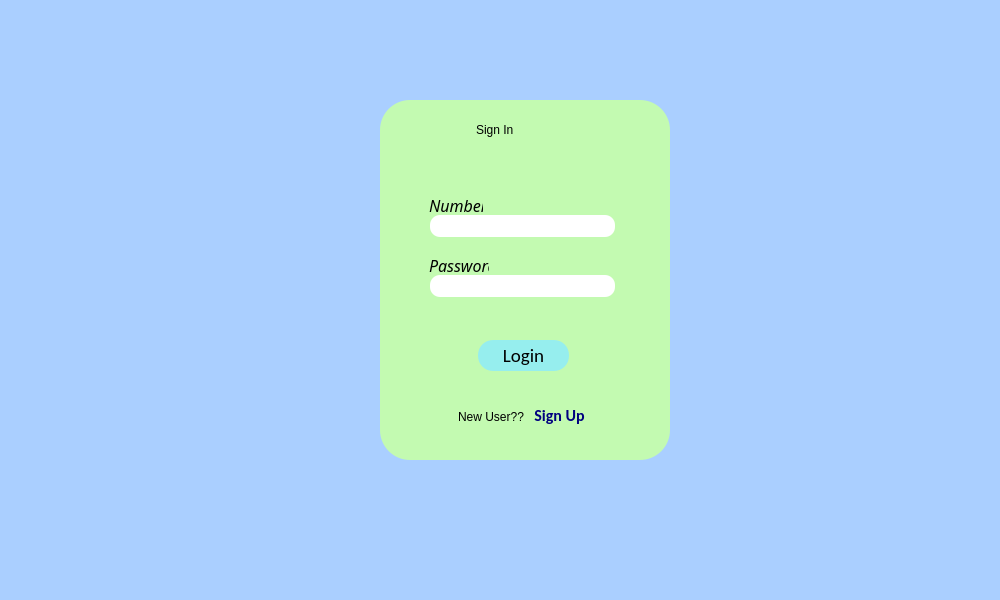
<?xml version="1.0" encoding="UTF-8"?>
<ui version="4.0">
 <class>Dialog</class>
 <widget class="QDialog" name="Dialog">
  <property name="geometry">
   <rect>
    <x>0</x>
    <y>0</y>
    <width>1000</width>
    <height>600</height>
   </rect>
  </property>
  <property name="minimumSize">
   <size>
    <width>1000</width>
    <height>600</height>
   </size>
  </property>
  <property name="windowTitle">
   <string>TrustedTest</string>
  </property>
  <property name="windowIcon">
   <iconset>
    <normaloff>App.png</normaloff>App.png</iconset>
  </property>
  <property name="modal">
   <bool>true</bool>
  </property>
  <widget class="QWidget" name="widget" native="true">
   <property name="geometry">
    <rect>
     <x>0</x>
     <y>0</y>
     <width>1001</width>
     <height>601</height>
    </rect>
   </property>
   <property name="autoFillBackground">
    <bool>false</bool>
   </property>
   <property name="styleSheet">
    <string notr="true">QWidget#widget{
	background-color: rgb(170, 207, 255);
}</string>
   </property>
   <widget class="QLabel" name="label_6">
    <property name="geometry">
     <rect>
      <x>-1</x>
      <y>-1</y>
      <width>1001</width>
      <height>601</height>
     </rect>
    </property>
    <property name="text">
     <string/>
    </property>
    <property name="pixmap">
     <pixmap>Back_2.jpg</pixmap>
    </property>
    <property name="scaledContents">
     <bool>true</bool>
    </property>
   </widget>
   <widget class="QFrame" name="frame">
    <property name="geometry">
     <rect>
      <x>380</x>
      <y>100</y>
      <width>290</width>
      <height>360</height>
     </rect>
    </property>
    <property name="styleSheet">
     <string notr="true">QFrame#frame{
	background-color: rgb(195, 250, 177);
    border-radius:30px
}</string>
    </property>
    <property name="frameShape">
     <enum>QFrame::StyledPanel</enum>
    </property>
    <property name="frameShadow">
     <enum>QFrame::Raised</enum>
    </property>
    <widget class="QLabel" name="label_5">
     <property name="geometry">
      <rect>
       <x>96</x>
       <y>10</y>
       <width>101</width>
       <height>40</height>
      </rect>
     </property>
     <property name="styleSheet">
      <string notr="true">font: 20pt &quot;MS Reference Sans Serif&quot;;</string>
     </property>
     <property name="text">
      <string>Sign In</string>
     </property>
    </widget>
    <widget class="QPushButton" name="but_signup">
     <property name="geometry">
      <rect>
       <x>149</x>
       <y>302</y>
       <width>61</width>
       <height>26</height>
      </rect>
     </property>
     <property name="font">
      <font>
       <family>Calibri</family>
       <pointsize>12</pointsize>
       <weight>75</weight>
       <italic>false</italic>
       <bold>true</bold>
      </font>
     </property>
     <property name="cursor">
      <cursorShape>PointingHandCursor</cursorShape>
     </property>
     <property name="toolTip">
      <string>Register yourself</string>
     </property>
     <property name="autoFillBackground">
      <bool>false</bool>
     </property>
     <property name="styleSheet">
      <string notr="true">QPushButton{
font: bold 12pt &quot;Calibri&quot;;
border-radius:10px;
color:rgb(0, 0, 127)
}
QPushButton:hover{
font: bold 12pt &quot;Calibri&quot;;
border-radius:10px;
color:rgb(0, 0, 255)
}</string>
     </property>
     <property name="text">
      <string>Sign Up</string>
     </property>
     <property name="flat">
      <bool>true</bool>
     </property>
    </widget>
    <widget class="QLineEdit" name="lab_pass">
     <property name="geometry">
      <rect>
       <x>50</x>
       <y>175</y>
       <width>185</width>
       <height>22</height>
      </rect>
     </property>
     <property name="toolTip">
      <string>Your Password</string>
     </property>
     <property name="styleSheet">
      <string notr="true">QLineEdit{
	border-radius:10px;
    background-color: rgb(255, 255, 255);
}
QLineEdit:focus{
	border-radius:10px;
	background-color: rgb(210, 237, 238);
}</string>
     </property>
     <property name="inputMethodHints">
      <set>Qt::ImhHiddenText|Qt::ImhNoAutoUppercase|Qt::ImhNoPredictiveText|Qt::ImhSensitiveData</set>
     </property>
     <property name="maxLength">
      <number>20</number>
     </property>
     <property name="echoMode">
      <enum>QLineEdit::Password</enum>
     </property>
     <property name="cursorMoveStyle">
      <enum>Qt::LogicalMoveStyle</enum>
     </property>
     <property name="clearButtonEnabled">
      <bool>false</bool>
     </property>
    </widget>
    <widget class="QLabel" name="label_3">
     <property name="geometry">
      <rect>
       <x>78</x>
       <y>306</y>
       <width>70</width>
       <height>21</height>
      </rect>
     </property>
     <property name="styleSheet">
      <string notr="true">font: 10pt &quot;Calibri&quot;;</string>
     </property>
     <property name="text">
      <string>New User??</string>
     </property>
    </widget>
    <widget class="QLabel" name="label_2">
     <property name="geometry">
      <rect>
       <x>49</x>
       <y>155</y>
       <width>60</width>
       <height>20</height>
      </rect>
     </property>
     <property name="font">
      <font>
       <family>Calisto MT</family>
       <pointsize>12</pointsize>
       <weight>50</weight>
       <italic>true</italic>
       <bold>false</bold>
      </font>
     </property>
     <property name="styleSheet">
      <string notr="true">font: italic 12pt &quot;Calisto MT&quot;;</string>
     </property>
     <property name="text">
      <string>Password</string>
     </property>
    </widget>
    <widget class="QLabel" name="label">
     <property name="geometry">
      <rect>
       <x>49</x>
       <y>95</y>
       <width>54</width>
       <height>20</height>
      </rect>
     </property>
     <property name="font">
      <font>
       <family>Calisto MT</family>
       <pointsize>12</pointsize>
       <weight>50</weight>
       <italic>true</italic>
       <bold>false</bold>
      </font>
     </property>
     <property name="styleSheet">
      <string notr="true">font: italic 12pt &quot;Calisto MT&quot;;</string>
     </property>
     <property name="text">
      <string>Number</string>
     </property>
    </widget>
    <widget class="QPushButton" name="but_login">
     <property name="geometry">
      <rect>
       <x>98</x>
       <y>240</y>
       <width>91</width>
       <height>31</height>
      </rect>
     </property>
     <property name="palette">
      <palette>
       <active>
        <colorrole role="WindowText">
         <brush brushstyle="SolidPattern">
          <color alpha="255">
           <red>0</red>
           <green>0</green>
           <blue>0</blue>
          </color>
         </brush>
        </colorrole>
        <colorrole role="Button">
         <brush brushstyle="SolidPattern">
          <color alpha="255">
           <red>150</red>
           <green>238</green>
           <blue>238</blue>
          </color>
         </brush>
        </colorrole>
        <colorrole role="Light">
         <brush brushstyle="SolidPattern">
          <color alpha="255">
           <red>255</red>
           <green>255</green>
           <blue>255</blue>
          </color>
         </brush>
        </colorrole>
        <colorrole role="Midlight">
         <brush brushstyle="SolidPattern">
          <color alpha="255">
           <red>255</red>
           <green>255</green>
           <blue>255</blue>
          </color>
         </brush>
        </colorrole>
        <colorrole role="Dark">
         <brush brushstyle="SolidPattern">
          <color alpha="255">
           <red>127</red>
           <green>127</green>
           <blue>127</blue>
          </color>
         </brush>
        </colorrole>
        <colorrole role="Mid">
         <brush brushstyle="SolidPattern">
          <color alpha="255">
           <red>170</red>
           <green>170</green>
           <blue>170</blue>
          </color>
         </brush>
        </colorrole>
        <colorrole role="Text">
         <brush brushstyle="SolidPattern">
          <color alpha="255">
           <red>0</red>
           <green>0</green>
           <blue>0</blue>
          </color>
         </brush>
        </colorrole>
        <colorrole role="BrightText">
         <brush brushstyle="SolidPattern">
          <color alpha="255">
           <red>255</red>
           <green>255</green>
           <blue>255</blue>
          </color>
         </brush>
        </colorrole>
        <colorrole role="ButtonText">
         <brush brushstyle="SolidPattern">
          <color alpha="255">
           <red>0</red>
           <green>0</green>
           <blue>0</blue>
          </color>
         </brush>
        </colorrole>
        <colorrole role="Base">
         <brush brushstyle="SolidPattern">
          <color alpha="255">
           <red>150</red>
           <green>238</green>
           <blue>238</blue>
          </color>
         </brush>
        </colorrole>
        <colorrole role="Window">
         <brush brushstyle="SolidPattern">
          <color alpha="255">
           <red>150</red>
           <green>238</green>
           <blue>238</blue>
          </color>
         </brush>
        </colorrole>
        <colorrole role="Shadow">
         <brush brushstyle="SolidPattern">
          <color alpha="255">
           <red>0</red>
           <green>0</green>
           <blue>0</blue>
          </color>
         </brush>
        </colorrole>
        <colorrole role="AlternateBase">
         <brush brushstyle="SolidPattern">
          <color alpha="255">
           <red>255</red>
           <green>255</green>
           <blue>255</blue>
          </color>
         </brush>
        </colorrole>
        <colorrole role="ToolTipBase">
         <brush brushstyle="SolidPattern">
          <color alpha="255">
           <red>255</red>
           <green>255</green>
           <blue>220</blue>
          </color>
         </brush>
        </colorrole>
        <colorrole role="ToolTipText">
         <brush brushstyle="SolidPattern">
          <color alpha="255">
           <red>0</red>
           <green>0</green>
           <blue>0</blue>
          </color>
         </brush>
        </colorrole>
        <colorrole role="PlaceholderText">
         <brush brushstyle="SolidPattern">
          <color alpha="128">
           <red>0</red>
           <green>0</green>
           <blue>0</blue>
          </color>
         </brush>
        </colorrole>
       </active>
       <inactive>
        <colorrole role="WindowText">
         <brush brushstyle="SolidPattern">
          <color alpha="255">
           <red>0</red>
           <green>0</green>
           <blue>0</blue>
          </color>
         </brush>
        </colorrole>
        <colorrole role="Button">
         <brush brushstyle="SolidPattern">
          <color alpha="255">
           <red>150</red>
           <green>238</green>
           <blue>238</blue>
          </color>
         </brush>
        </colorrole>
        <colorrole role="Light">
         <brush brushstyle="SolidPattern">
          <color alpha="255">
           <red>255</red>
           <green>255</green>
           <blue>255</blue>
          </color>
         </brush>
        </colorrole>
        <colorrole role="Midlight">
         <brush brushstyle="SolidPattern">
          <color alpha="255">
           <red>255</red>
           <green>255</green>
           <blue>255</blue>
          </color>
         </brush>
        </colorrole>
        <colorrole role="Dark">
         <brush brushstyle="SolidPattern">
          <color alpha="255">
           <red>127</red>
           <green>127</green>
           <blue>127</blue>
          </color>
         </brush>
        </colorrole>
        <colorrole role="Mid">
         <brush brushstyle="SolidPattern">
          <color alpha="255">
           <red>170</red>
           <green>170</green>
           <blue>170</blue>
          </color>
         </brush>
        </colorrole>
        <colorrole role="Text">
         <brush brushstyle="SolidPattern">
          <color alpha="255">
           <red>0</red>
           <green>0</green>
           <blue>0</blue>
          </color>
         </brush>
        </colorrole>
        <colorrole role="BrightText">
         <brush brushstyle="SolidPattern">
          <color alpha="255">
           <red>255</red>
           <green>255</green>
           <blue>255</blue>
          </color>
         </brush>
        </colorrole>
        <colorrole role="ButtonText">
         <brush brushstyle="SolidPattern">
          <color alpha="255">
           <red>0</red>
           <green>0</green>
           <blue>0</blue>
          </color>
         </brush>
        </colorrole>
        <colorrole role="Base">
         <brush brushstyle="SolidPattern">
          <color alpha="255">
           <red>150</red>
           <green>238</green>
           <blue>238</blue>
          </color>
         </brush>
        </colorrole>
        <colorrole role="Window">
         <brush brushstyle="SolidPattern">
          <color alpha="255">
           <red>150</red>
           <green>238</green>
           <blue>238</blue>
          </color>
         </brush>
        </colorrole>
        <colorrole role="Shadow">
         <brush brushstyle="SolidPattern">
          <color alpha="255">
           <red>0</red>
           <green>0</green>
           <blue>0</blue>
          </color>
         </brush>
        </colorrole>
        <colorrole role="AlternateBase">
         <brush brushstyle="SolidPattern">
          <color alpha="255">
           <red>255</red>
           <green>255</green>
           <blue>255</blue>
          </color>
         </brush>
        </colorrole>
        <colorrole role="ToolTipBase">
         <brush brushstyle="SolidPattern">
          <color alpha="255">
           <red>255</red>
           <green>255</green>
           <blue>220</blue>
          </color>
         </brush>
        </colorrole>
        <colorrole role="ToolTipText">
         <brush brushstyle="SolidPattern">
          <color alpha="255">
           <red>0</red>
           <green>0</green>
           <blue>0</blue>
          </color>
         </brush>
        </colorrole>
        <colorrole role="PlaceholderText">
         <brush brushstyle="SolidPattern">
          <color alpha="128">
           <red>0</red>
           <green>0</green>
           <blue>0</blue>
          </color>
         </brush>
        </colorrole>
       </inactive>
       <disabled>
        <colorrole role="WindowText">
         <brush brushstyle="SolidPattern">
          <color alpha="255">
           <red>0</red>
           <green>0</green>
           <blue>0</blue>
          </color>
         </brush>
        </colorrole>
        <colorrole role="Button">
         <brush brushstyle="SolidPattern">
          <color alpha="255">
           <red>150</red>
           <green>238</green>
           <blue>238</blue>
          </color>
         </brush>
        </colorrole>
        <colorrole role="Light">
         <brush brushstyle="SolidPattern">
          <color alpha="255">
           <red>255</red>
           <green>255</green>
           <blue>255</blue>
          </color>
         </brush>
        </colorrole>
        <colorrole role="Midlight">
         <brush brushstyle="SolidPattern">
          <color alpha="255">
           <red>255</red>
           <green>255</green>
           <blue>255</blue>
          </color>
         </brush>
        </colorrole>
        <colorrole role="Dark">
         <brush brushstyle="SolidPattern">
          <color alpha="255">
           <red>127</red>
           <green>127</green>
           <blue>127</blue>
          </color>
         </brush>
        </colorrole>
        <colorrole role="Mid">
         <brush brushstyle="SolidPattern">
          <color alpha="255">
           <red>170</red>
           <green>170</green>
           <blue>170</blue>
          </color>
         </brush>
        </colorrole>
        <colorrole role="Text">
         <brush brushstyle="SolidPattern">
          <color alpha="255">
           <red>0</red>
           <green>0</green>
           <blue>0</blue>
          </color>
         </brush>
        </colorrole>
        <colorrole role="BrightText">
         <brush brushstyle="SolidPattern">
          <color alpha="255">
           <red>255</red>
           <green>255</green>
           <blue>255</blue>
          </color>
         </brush>
        </colorrole>
        <colorrole role="ButtonText">
         <brush brushstyle="SolidPattern">
          <color alpha="255">
           <red>0</red>
           <green>0</green>
           <blue>0</blue>
          </color>
         </brush>
        </colorrole>
        <colorrole role="Base">
         <brush brushstyle="SolidPattern">
          <color alpha="255">
           <red>150</red>
           <green>238</green>
           <blue>238</blue>
          </color>
         </brush>
        </colorrole>
        <colorrole role="Window">
         <brush brushstyle="SolidPattern">
          <color alpha="255">
           <red>150</red>
           <green>238</green>
           <blue>238</blue>
          </color>
         </brush>
        </colorrole>
        <colorrole role="Shadow">
         <brush brushstyle="SolidPattern">
          <color alpha="255">
           <red>0</red>
           <green>0</green>
           <blue>0</blue>
          </color>
         </brush>
        </colorrole>
        <colorrole role="AlternateBase">
         <brush brushstyle="SolidPattern">
          <color alpha="255">
           <red>255</red>
           <green>255</green>
           <blue>255</blue>
          </color>
         </brush>
        </colorrole>
        <colorrole role="ToolTipBase">
         <brush brushstyle="SolidPattern">
          <color alpha="255">
           <red>255</red>
           <green>255</green>
           <blue>220</blue>
          </color>
         </brush>
        </colorrole>
        <colorrole role="ToolTipText">
         <brush brushstyle="SolidPattern">
          <color alpha="255">
           <red>0</red>
           <green>0</green>
           <blue>0</blue>
          </color>
         </brush>
        </colorrole>
        <colorrole role="PlaceholderText">
         <brush brushstyle="SolidPattern">
          <color alpha="128">
           <red>0</red>
           <green>0</green>
           <blue>0</blue>
          </color>
         </brush>
        </colorrole>
       </disabled>
      </palette>
     </property>
     <property name="font">
      <font>
       <family>Calibri</family>
       <pointsize>14</pointsize>
       <weight>50</weight>
       <italic>false</italic>
       <bold>false</bold>
      </font>
     </property>
     <property name="cursor">
      <cursorShape>PointingHandCursor</cursorShape>
     </property>
     <property name="toolTip">
      <string notr="true">Signs you In</string>
     </property>
     <property name="autoFillBackground">
      <bool>false</bool>
     </property>
     <property name="styleSheet">
      <string notr="true">QPushButton{
	font: 14pt &quot;Calibri&quot;;
	border-radius:15px;
	color: rgb(0, 0, 0);
	background-color: rgb(150, 238, 238);
}
QPushButton:hover{
	font: 14pt &quot;Calibri&quot;;
	border-radius:15px;
	color: rgb(0, 0, 127);
	background-color: rgb(189, 238, 238);
}
</string>
     </property>
     <property name="text">
      <string>Login</string>
     </property>
     <property name="autoDefault">
      <bool>false</bool>
     </property>
     <property name="default">
      <bool>false</bool>
     </property>
     <property name="flat">
      <bool>true</bool>
     </property>
    </widget>
    <widget class="QLineEdit" name="lab_num">
     <property name="geometry">
      <rect>
       <x>50</x>
       <y>115</y>
       <width>185</width>
       <height>22</height>
      </rect>
     </property>
     <property name="toolTip">
      <string>Number you Registered with</string>
     </property>
     <property name="autoFillBackground">
      <bool>false</bool>
     </property>
     <property name="styleSheet">
      <string notr="true">QLineEdit{
	border-radius:10px;
    background-color: rgb(255, 255, 255);
}
QLineEdit:focus{
	border-radius:10px;
	background-color: rgb(210, 237, 238);
}</string>
     </property>
     <property name="inputMethodHints">
      <set>Qt::ImhDigitsOnly|Qt::ImhFormattedNumbersOnly|Qt::ImhNoTextHandles|Qt::ImhPreferNumbers</set>
     </property>
     <property name="maxLength">
      <number>10</number>
     </property>
     <property name="frame">
      <bool>false</bool>
     </property>
    </widget>
    <widget class="QLabel" name="lab_error">
     <property name="geometry">
      <rect>
       <x>7</x>
       <y>210</y>
       <width>266</width>
       <height>21</height>
      </rect>
     </property>
     <property name="layoutDirection">
      <enum>Qt::LeftToRight</enum>
     </property>
     <property name="styleSheet">
      <string notr="true">font: 10pt &quot;Calibri&quot;;
font: 8pt &quot;MS Shell Dlg 2&quot;;
text-decoration: underline;
color: rgb(255, 0, 0);</string>
     </property>
     <property name="text">
      <string/>
     </property>
     <property name="alignment">
      <set>Qt::AlignCenter</set>
     </property>
    </widget>
   </widget>
  </widget>
 </widget>
 <resources/>
 <connections/>
</ui>
